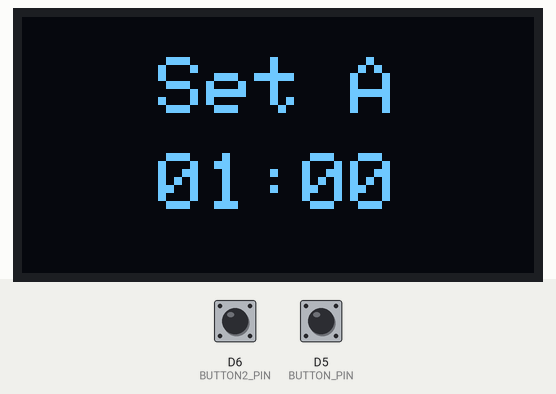
A program run on a simulated ESP8266 (Wemos D1 mini). On the bench: 128×64 one-colour display. Inputs (shaded band) come from the test bench; at power-on: D6 (BUTTON2_PIN) HIGH, D5 (BUTTON_PIN) HIGH. What the program prints to the serial monitor is not drawn.

Above: at 1.7 s.
1.8 s: D6 (BUTTON2_PIN) pulled LOW for 1 s
At 3.0 s:
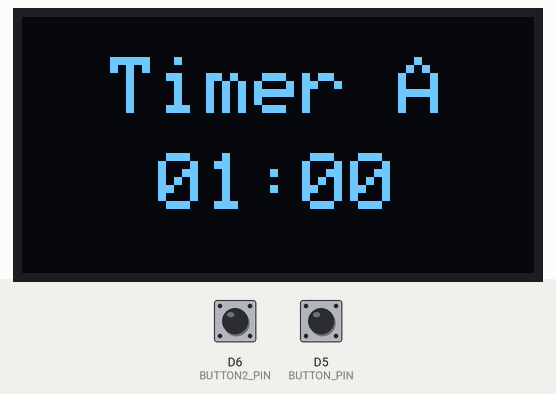
5.8 s: D5 (BUTTON_PIN) pulled LOW for 0.15 s
At 7.2 s:
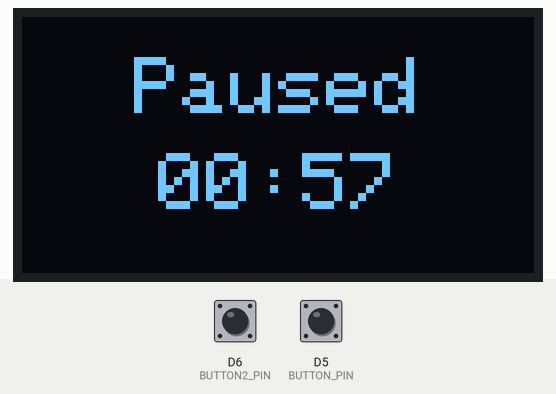
7.5 s: D6 (BUTTON2_PIN) pulled LOW for 0.15 s
At 8.5 s:
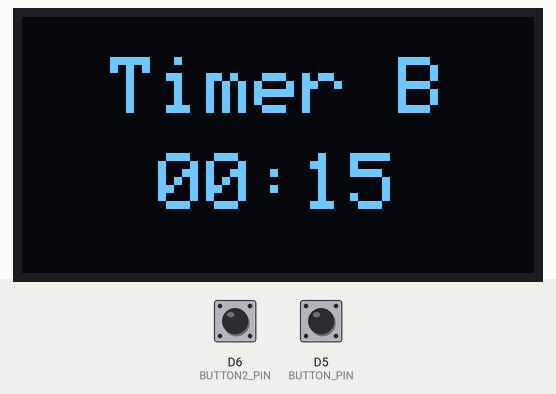
10.6 s: D6 (BUTTON2_PIN) pulled LOW for 3.2 s
At 12.1 s:
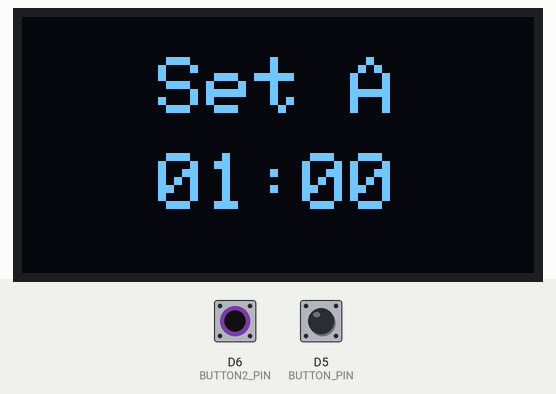
15.3 s: D6 (BUTTON2_PIN) pulled LOW for 0.15 s
At 15.8 s:
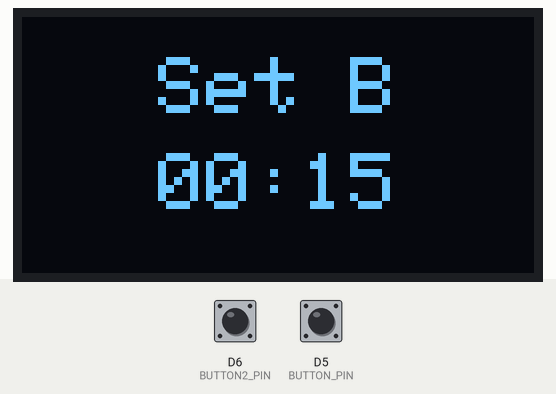
17.0 s: D5 (BUTTON_PIN) pulled LOW for 0.15 s
At 18.3 s:
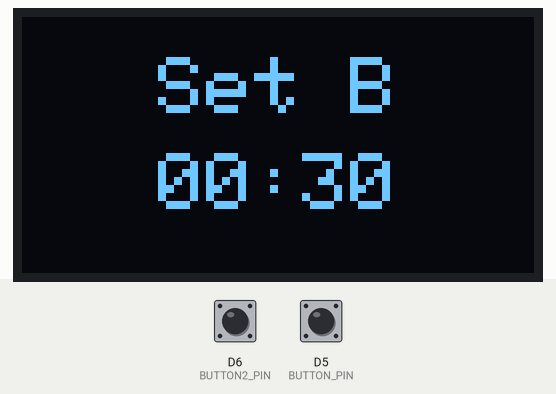
Timing chart, 0 to 19.7 s (numbered marks = the images above; inputs shaded):
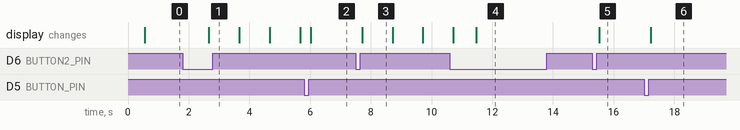

Measured:
- after the input at 1.8 s, the display: changes after 0.87 s (image 1)
- after the input at 5.8 s, the display: changes after 0.22 s (image 2)
- after the input at 7.5 s, the display: changes after 0.22 s (image 3)
- after the input at 10.6 s, the display: first differs from a run without the input after 0.87 s (image 4)
- after the input at 15.3 s, the display: changes after 0.22 s (image 5)
- after the input at 17.0 s, the display: changes after 0.22 s (image 6)
- what the display in image 3 shows lasts 1.0 s, from 7.7 s to 8.7 s

The program:

main.cpp
```cpp
#include <Arduino.h>
#include <cstdio>
#include <Wire.h>
#include <Adafruit_GFX.h>
#include <Adafruit_SSD1306.h>

#define SCREEN_WIDTH 128
#define SCREEN_HEIGHT 64
#define OLED_RESET -1

#define DISPLAY_ADDRESS 0x3C // alternative: 0x78 0x7A
#define BUTTON_PIN D5
#define BUTTON2_PIN D6

enum TimerState {
  STATE_SET_INTERVAL_1,
  STATE_SET_INTERVAL_2,
  STATE_RUN_INTERVAL_1,
  STATE_RUN_INTERVAL_2,
  STATE_PAUSED,
};

const unsigned long DEBOUNCE_MS = 40;
const unsigned long LONG_PRESS_MS = 800;
const unsigned long INPUT_LOCKOUT_MS = 200;
const unsigned long COUNTDOWN_TICK_MS = 1000;
const unsigned long FLASH_TOGGLE_MS = 150;
const unsigned int EDIT_STEP_SECONDS = 15;
const unsigned int MIN_INTERVAL_SECONDS = 15;
const unsigned int MAX_INTERVAL_SECONDS = 4 * 60;
const uint8_t FLASH_TOGGLE_COUNT = 4;

Adafruit_SSD1306 display(SCREEN_WIDTH, SCREEN_HEIGHT, &Wire, OLED_RESET);

bool lastRawButtonState = HIGH;
bool stableButtonState = HIGH;
unsigned long lastDebounceTime = 0;
unsigned long pressStartTime = 0;
bool pressActive = false;
bool longPressHandled = false;

bool lastRawBtn2State = HIGH;
bool stableBtn2State = HIGH;
unsigned long lastDebounce2Time = 0;
unsigned long press2StartTime = 0;
bool press2Active = false;
bool longPress2Handled = false;

TimerState currentState = STATE_SET_INTERVAL_1;
TimerState pausedFromState = STATE_RUN_INTERVAL_1;
unsigned int interval1Seconds = 60;
unsigned int interval2Seconds = 15;
unsigned int countdownRemainingSeconds = 60;
unsigned long lastTickTime = 0;
unsigned long lastStateChangeTime = 0;
unsigned long lastFlashToggleTime = 0;
bool displayDirty = true;
bool flashActive = false;
bool flashInverted = false;
uint8_t flashToggleCount = 0;
TimerState pendingRunState = STATE_RUN_INTERVAL_1;

unsigned int clampInterval(unsigned int seconds) {
  return constrain(seconds, MIN_INTERVAL_SECONDS, MAX_INTERVAL_SECONDS);
}

unsigned int advanceIntervalValue(unsigned int currentValue) {
  if (currentValue >= MAX_INTERVAL_SECONDS) {
    return MIN_INTERVAL_SECONDS;
  }

  return clampInterval(currentValue + EDIT_STEP_SECONDS);
}

void formatSeconds(unsigned int totalSeconds, char *buffer, size_t bufferSize) {
  unsigned int minutes = totalSeconds / 60;
  unsigned int seconds = totalSeconds % 60;
  snprintf(buffer, bufferSize, "%02u:%02u", minutes, seconds);
}

void drawCenteredText(const char *line1, const char *line2 = "", uint8_t textSize = 2) {
  display.clearDisplay();
  display.setTextSize(textSize);
  display.setTextColor(SSD1306_WHITE);

  int16_t x1;
  int16_t y1;
  uint16_t width;
  uint16_t height;

  display.getTextBounds(line1, 0, 0, &x1, &y1, &width, &height);
  int16_t line1X = (SCREEN_WIDTH - static_cast<int16_t>(width)) / 2;
  int16_t line1Y = line2[0] == '\0' ? 24 : 10;
  display.setCursor(line1X < 0 ? 0 : line1X, line1Y);
  display.println(line1);

  if (line2[0] != '\0') {
    display.getTextBounds(line2, 0, 0, &x1, &y1, &width, &height);
    int16_t line2X = (SCREEN_WIDTH - static_cast<int16_t>(width)) / 2;
    display.setCursor(line2X < 0 ? 0 : line2X, line1Y + 24);
    display.println(line2);
  }

  display.display();
}

void markDisplayDirty() {
  displayDirty = true;
}

bool isEditState(TimerState state) {
  return state == STATE_SET_INTERVAL_1 || state == STATE_SET_INTERVAL_2;
}

void transitionToState(TimerState nextState) {
  currentState = nextState;
  lastStateChangeTime = millis();
  markDisplayDirty();
}

bool inputLockedOut() {
  return (millis() - lastStateChangeTime) < INPUT_LOCKOUT_MS;
}

void startCountdown(TimerState runState) {
  countdownRemainingSeconds = runState == STATE_RUN_INTERVAL_1 ? interval1Seconds : interval2Seconds;
  lastTickTime = millis();
  transitionToState(runState);
}

void stopFlashEffect() {
  flashActive = false;
  flashInverted = false;
  flashToggleCount = 0;
  display.invertDisplay(false);
}

void startFlashEffect(TimerState nextRunState) {
  flashActive = true;
  flashInverted = false;
  flashToggleCount = 0;
  pendingRunState = nextRunState;
  lastFlashToggleTime = millis();
  display.invertDisplay(false);
}

void resetToSetup() {
  Serial.println("Reset to interval setup");
  stopFlashEffect();
  countdownRemainingSeconds = interval1Seconds;
  transitionToState(STATE_SET_INTERVAL_1);
}

void advanceToNextInterval() {
  if (currentState == STATE_RUN_INTERVAL_1) {
    Serial.println("Timer A ended, flashing display");
    startFlashEffect(STATE_RUN_INTERVAL_2);
  } else {
    Serial.println("Timer B ended, flashing display");
    startFlashEffect(STATE_RUN_INTERVAL_1);
  }
}

void renderScreen() {
  char timeBuffer[8];

  switch (currentState) {
    case STATE_SET_INTERVAL_1:
      formatSeconds(interval1Seconds, timeBuffer, sizeof(timeBuffer));
      drawCenteredText("Set A", timeBuffer);
      break;

    case STATE_SET_INTERVAL_2:
      formatSeconds(interval2Seconds, timeBuffer, sizeof(timeBuffer));
      drawCenteredText("Set B", timeBuffer);
      break;

    case STATE_RUN_INTERVAL_1:
      formatSeconds(countdownRemainingSeconds, timeBuffer, sizeof(timeBuffer));
      drawCenteredText("Timer A", timeBuffer);
      break;

    case STATE_RUN_INTERVAL_2:
      formatSeconds(countdownRemainingSeconds, timeBuffer, sizeof(timeBuffer));
      drawCenteredText("Timer B", timeBuffer);
      break;

    case STATE_PAUSED:
      formatSeconds(countdownRemainingSeconds, timeBuffer, sizeof(timeBuffer));
      drawCenteredText("Paused", timeBuffer);
      break;
  }

  displayDirty = false;
}

void handleBtn2ShortPress() {
  if (flashActive) {
    return;
  }

  if (inputLockedOut()) {
    return;
  }

  switch (currentState) {
    case STATE_SET_INTERVAL_1:
      Serial.println("Btn2: move to Set B");
      transitionToState(STATE_SET_INTERVAL_2);
      break;

    case STATE_SET_INTERVAL_2:
      Serial.println("Btn2: wrap back to Set A");
      transitionToState(STATE_SET_INTERVAL_1);
      break;

    case STATE_RUN_INTERVAL_1:
      Serial.println("Btn2: skip to Timer B");
      stopFlashEffect();
      startCountdown(STATE_RUN_INTERVAL_2);
      break;

    case STATE_RUN_INTERVAL_2:
      Serial.println("Btn2: skip to Timer A");
      stopFlashEffect();
      startCountdown(STATE_RUN_INTERVAL_1);
      break;

    case STATE_PAUSED: {
      TimerState otherState = (pausedFromState == STATE_RUN_INTERVAL_1) ? STATE_RUN_INTERVAL_2 : STATE_RUN_INTERVAL_1;
      Serial.println("Btn2: jump to other timer from paused");
      stopFlashEffect();
      startCountdown(otherState);
      break;
    }
  }
}

void handleBtn2LongPress() {
  if (flashActive) {
    return;
  }

  if (inputLockedOut()) {
    return;
  }

  switch (currentState) {
    case STATE_SET_INTERVAL_1:
    case STATE_SET_INTERVAL_2:
      Serial.println("Btn2 long press: starting countdown from set mode");
      startCountdown(STATE_RUN_INTERVAL_1);
      break;

    case STATE_RUN_INTERVAL_1:
    case STATE_RUN_INTERVAL_2:
    case STATE_PAUSED:
      resetToSetup();
      break;

    default:
      break;
  }
}

void handleShortPress() {
  if (flashActive) {
    return;
  }

  if (inputLockedOut()) {
    return;
  }

  switch (currentState) {
    case STATE_SET_INTERVAL_1:
      interval1Seconds = advanceIntervalValue(interval1Seconds);
      Serial.print("Interval A: ");
      Serial.println(interval1Seconds);
      markDisplayDirty();
      break;

    case STATE_SET_INTERVAL_2:
      interval2Seconds = advanceIntervalValue(interval2Seconds);
      Serial.print("Interval B: ");
      Serial.println(interval2Seconds);
      markDisplayDirty();
      break;

    case STATE_RUN_INTERVAL_1:
    case STATE_RUN_INTERVAL_2:
      pausedFromState = currentState;
      Serial.println("Paused countdown");
      transitionToState(STATE_PAUSED);
      break;

    case STATE_PAUSED:
      Serial.println("Resumed countdown");
      lastTickTime = millis();
      transitionToState(pausedFromState);
      break;
  }
}

void handleLongPress() {
  if (flashActive) {
    return;
  }

  if (inputLockedOut()) {
    return;
  }

  switch (currentState) {
    case STATE_SET_INTERVAL_1:
      // Serial.println("Confirmed interval A");
      // transitionToState(STATE_SET_INTERVAL_2);
      break;

    case STATE_SET_INTERVAL_2:
      // Serial.println("Starting timer loop");
      // startCountdown(STATE_RUN_INTERVAL_1);
      break;

    case STATE_RUN_INTERVAL_1:
    case STATE_RUN_INTERVAL_2:
    case STATE_PAUSED:
      // resetToSetup();
      break;
  }
}

void setup() {
  Serial.begin(9600);
  Serial.println("");
  Serial.println("setup()");
  delay(500);

  pinMode(BUTTON_PIN, INPUT_PULLUP);
  pinMode(BUTTON2_PIN, INPUT_PULLUP);

  // On D1 mini: SDA = D2 (GPIO4), SCL = D1 (GPIO5).
  Wire.begin(D2, D1);
  Serial.println("now display start");

  if (!display.begin(SSD1306_SWITCHCAPVCC, DISPLAY_ADDRESS)) {
    Serial.println("SSD1306 init failed");
    for (;;) {
      delay(1000);
    }
  }

  lastTickTime = millis();
  lastStateChangeTime = millis();
  renderScreen();
  Serial.println("display start done");
}

void loop() {
  // --- Button 1 ---
  bool rawButtonState = digitalRead(BUTTON_PIN);

  // Debounce by waiting for input to remain unchanged for DEBOUNCE_MS.
  if (rawButtonState != lastRawButtonState) {
    lastDebounceTime = millis();
    lastRawButtonState = rawButtonState;
  }

  if ((millis() - lastDebounceTime) >= DEBOUNCE_MS && stableButtonState != rawButtonState) {
    stableButtonState = rawButtonState;

    if (stableButtonState == LOW) {
      pressStartTime = millis();
      pressActive = true;
      longPressHandled = false;
    } else if (pressActive) {
      if (!longPressHandled) {
        handleShortPress();
      }

      pressActive = false;
    }
  }

  if (pressActive && !longPressHandled && (millis() - pressStartTime) >= LONG_PRESS_MS) {
    handleLongPress();
    longPressHandled = true;
  }

  // --- Button 2 ---
  bool rawBtn2State = digitalRead(BUTTON2_PIN);

  if (rawBtn2State != lastRawBtn2State) {
    lastDebounce2Time = millis();
    lastRawBtn2State = rawBtn2State;
  }

  if ((millis() - lastDebounce2Time) >= DEBOUNCE_MS && stableBtn2State != rawBtn2State) {
    stableBtn2State = rawBtn2State;

    if (stableBtn2State == LOW) {
      press2StartTime = millis();
      press2Active = true;
      longPress2Handled = false;
    } else if (press2Active) {
      if (!longPress2Handled) {
        handleBtn2ShortPress();
      }

      press2Active = false;
    }
  }

  if (press2Active && !longPress2Handled && (millis() - press2StartTime) >= LONG_PRESS_MS) {
    handleBtn2LongPress();
    longPress2Handled = true;
  }

  if ((currentState == STATE_RUN_INTERVAL_1 || currentState == STATE_RUN_INTERVAL_2) &&
      (millis() - lastTickTime) >= COUNTDOWN_TICK_MS) {
    lastTickTime += COUNTDOWN_TICK_MS;

    if (countdownRemainingSeconds > 0) {
      countdownRemainingSeconds--;
      markDisplayDirty();
    }

    if (countdownRemainingSeconds == 0) {
      advanceToNextInterval();
    }
  }

  if (flashActive && (millis() - lastFlashToggleTime) >= FLASH_TOGGLE_MS) {
    lastFlashToggleTime = millis();
    flashInverted = !flashInverted;
    display.invertDisplay(flashInverted);
    flashToggleCount++;

    if (flashToggleCount >= FLASH_TOGGLE_COUNT) {
      TimerState nextRunState = pendingRunState;
      Serial.println(nextRunState == STATE_RUN_INTERVAL_1 ? "Switching to interval 1" : "Switching to interval 2");
      stopFlashEffect();
      startCountdown(nextRunState);
    }
  }

  if (displayDirty) {
    renderScreen();
  }
}
```
